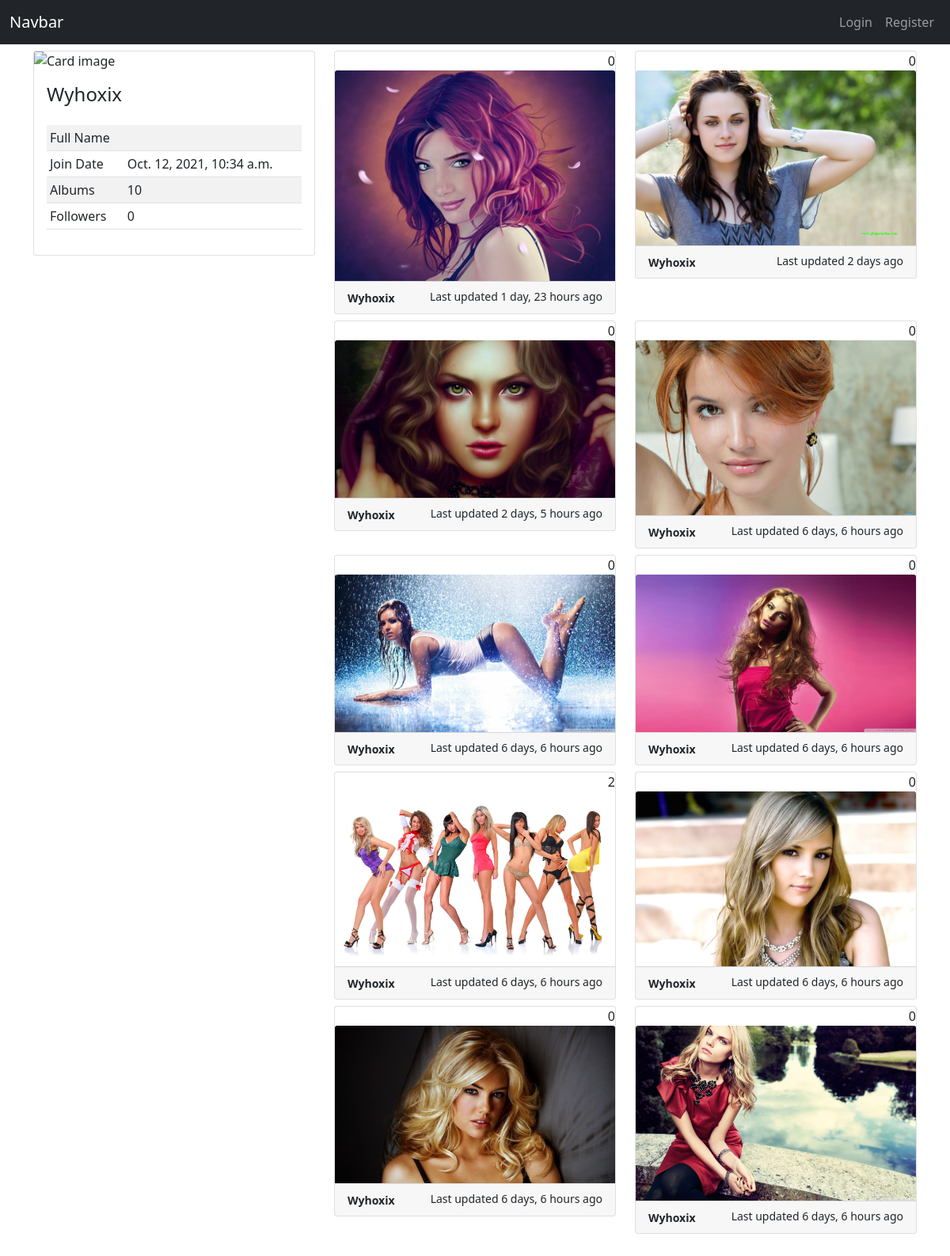
Screenshot of /auth/single/wyhoxix with the database file from the repository.
### authuser/models.py (models this page shows)
class User(AbstractUser):
    username = models.CharField(max_length=150, unique=True)
    name = models.CharField(max_length=150, null=True)
    email = models.CharField(max_length=150, unique=True, null=True)
    bio = models.TextField(null=True)
    avatar = models.ImageField(null=True, upload_to='avatar/')
    EMAIL_FIELD = 'email'
    USERNAME_FIELD = 'username'
    REQUIRED_FIELDS = ['email']
    def __str__(self):
        return  self.username.title()

### album/models.py (models this page shows)
class Album(models.Model):
    user = models.ForeignKey(User, on_delete=models.CASCADE, related_name='album')
    contest = models.ForeignKey(Contest, blank=True, null=True, on_delete=models.CASCADE)
    image = models.ImageField(upload_to='gallery/')
    uploaded_date = models.DateTimeField(auto_now_add=True)
    is_active = models.BooleanField(default=True)
    def image_tag(self):
        return mark_safe('<a href="/images/%s" target="_blank"><img src="/images/%s" width="250" height="150" /></a>' % (self.image,self.image))
    image_tag.short_description = 'Image'

### authuser/views.py (the view)
# urls.py: path('single/<str:username>', userProfile, name="userProfile"),
def userProfile(request, username):
    user = User.objects.get(username=username)
    albumList = Album.objects.filter(user=user).order_by('-id')
    totalFollower = Followers.objects.filter(user=user).count()
    followersList = Followers.objects.filter(user=user).values_list('follow_user',flat=True)
    context = {'user':user, 'albumList':albumList,'totalFollower':totalFollower,'followersList':followersList}
    return render(request, 'user.html', context)

### authuser/templates/user.html (shortened to what this page needs)
{% extends 'base.html' %}
{% load static %}
{% block content %}
<div class="row mb-5">
    <div class="col-md-4">
        <div class="card" >
            {% if user.avatar %}
                <img class="card-img-top" src="{% static 'images/' %}{{user.avatar}}" alt="Card image" style="width:100%">
            {% else %}
                <img class="card-img-top" src="https://www.w3schools.com/bootstrap5/img_avatar1.png" alt="Card image" style="width:100%">
            {% endif %}
            <div class="card-body">
                <div class="row">
                    <div class="col">
                        <h4 class="card-title">{{user.username|title}}</h4>
                    </div>
                    <div class="col" style="text-align: right;">
                    </div>
                </div>
                <table class="table table-striped table-sm">
                    <tr>
                        <td>Full Name</td>
                        <td>{{user.first_name}} {{user.last_name}}</td>
                    </tr>
                    <tr>
                        <td>Join Date</td>
                        <td>{{user.date_joined}}</td>
                    </tr>
                    <tr>
                        <td>Albums</td>
                        <td>{{albumList|length}}</td>
                    </tr>
                    <tr>
                        <td>Followers</td>
                        <td>{{totalFollower}}</td>
                    </tr>
                </table>
            </div>
        </div>
    </div>
    <div class="col-md-8">
        <div class="row">
            {% for album in albumList %}
                <div class="col-md-6 mb-2">
                    <div class="card">
                        <div>
                            <span class="float-end" style="position:relative">{{album.likedislikes.count}}</span>
                            <a href="{% url 'albumDetails' album.id %}" class="">
                                <img src="{% static 'images/' %}{{album.image }}" class="card-img-top" width="100">
                            </a>
                        </div>
                        <div class="card-footer">
                        <small class="fw-bold">{{album.user|title}}</small>
                        <small class="float-end">Last updated {{album.uploaded_date|timesince}} ago</small>
                        </div>
                    </div>
                </div>
            {% endfor %}
        </div>
    </div>
</div>
{% endblock content %}

### rows the page displays
User: username "Wyhoxix", date_joined "Oct. 12, 2021, 10:34 a.m."
Album: likedislikes.count "0", image (picture), user "Wyhoxix", uploaded_date "1 day, 23 hours"
Album: likedislikes.count "0", image (picture), user "Wyhoxix", uploaded_date "2 days"
Album: likedislikes.count "0", image (picture), user "Wyhoxix", uploaded_date "2 days, 5 hours"
Album: likedislikes.count "0", image (picture), user "Wyhoxix", uploaded_date "6 days, 6 hours"
Album: likedislikes.count "0", image (picture), user "Wyhoxix", uploaded_date "6 days, 6 hours"
Album: likedislikes.count "0", image (picture), user "Wyhoxix", uploaded_date "6 days, 6 hours"
Album: likedislikes.count "2", image (picture), user "Wyhoxix", uploaded_date "6 days, 6 hours"
Album: likedislikes.count "0", image (picture), user "Wyhoxix", uploaded_date "6 days, 6 hours"
Album: likedislikes.count "0", image (picture), user "Wyhoxix", uploaded_date "6 days, 6 hours"
Album: likedislikes.count "0", image (picture), user "Wyhoxix", uploaded_date "6 days, 6 hours"

### other values shown
{{ albumList|length }} "10"
{{ totalFollower }} "0"
